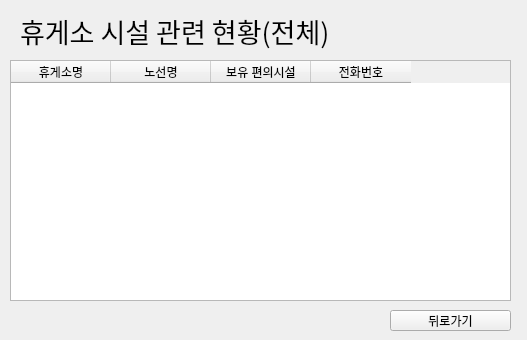
<?xml version="1.0" encoding="UTF-8"?>
<ui version="4.0">
 <class>Form</class>
 <widget class="QWidget" name="Form">
  <property name="geometry">
   <rect>
    <x>0</x>
    <y>0</y>
    <width>527</width>
    <height>340</height>
   </rect>
  </property>
  <property name="windowTitle">
   <string>Form</string>
  </property>
  <widget class="QTableWidget" name="tableWidget">
   <property name="geometry">
    <rect>
     <x>10</x>
     <y>60</y>
     <width>501</width>
     <height>241</height>
    </rect>
   </property>
   <column>
    <property name="text">
     <string>휴게소명</string>
    </property>
   </column>
   <column>
    <property name="text">
     <string>노선명</string>
    </property>
   </column>
   <column>
    <property name="text">
     <string>보유 편의시설</string>
    </property>
   </column>
   <column>
    <property name="text">
     <string>전화번호</string>
    </property>
   </column>
  </widget>
  <widget class="QLabel" name="label">
   <property name="geometry">
    <rect>
     <x>20</x>
     <y>10</y>
     <width>351</width>
     <height>41</height>
    </rect>
   </property>
   <property name="font">
    <font>
     <family>Adobe Arabic</family>
     <pointsize>20</pointsize>
    </font>
   </property>
   <property name="text">
    <string>휴게소 시설 관련 현황(전체)</string>
   </property>
  </widget>
  <widget class="QPushButton" name="pushButton">
   <property name="geometry">
    <rect>
     <x>390</x>
     <y>310</y>
     <width>121</width>
     <height>21</height>
    </rect>
   </property>
   <property name="text">
    <string>뒤로가기</string>
   </property>
  </widget>
 </widget>
 <resources/>
 <connections>
  <connection>
   <sender>pushButton</sender>
   <signal>clicked()</signal>
   <receiver>Form</receiver>
   <slot>slot1_nood1()</slot>
   <hints>
    <hint type="sourcelabel">
     <x>105</x>
     <y>318</y>
    </hint>
    <hint type="destinationlabel">
     <x>182</x>
     <y>318</y>
    </hint>
   </hints>
  </connection>
 </connections>
 <slots>
  <slot>slot1_nood1()</slot>
 </slots>
</ui>
